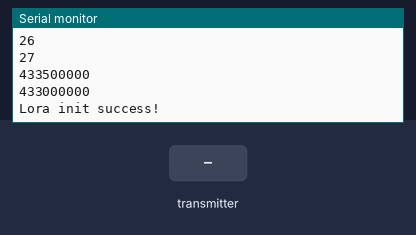
Simulated run of this program. Board: Arduino Zero (SAMD21). Shown: the last lines printed to the serial monitor. Inputs (shaded band) come from the test bench. Random numbers use the default seed unless the program sets one; no radio packets arrive unless stated.

Above: at 1.2 s.
1.3 s: the transmitter starts sending iovar = 0
At 3.1 s:
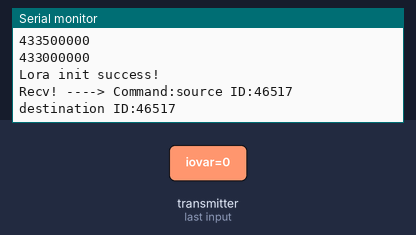
4.3 s: the transmitter starts sending iovar = 64
At 8.1 s:
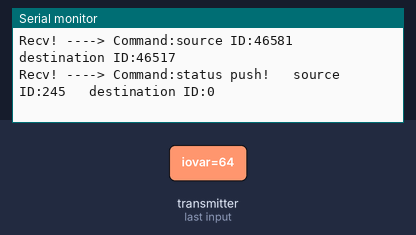
Timing chart, 0 to 9.6 s (numbered marks = the images above; inputs shaded):
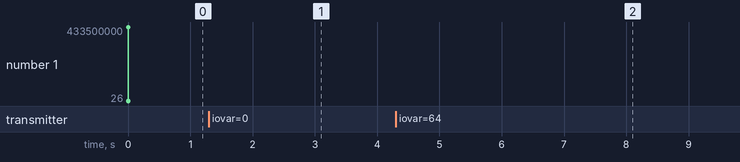

Measured:
- after the input at 1.3 s, the serial monitor: prints a new line after 1.0 s (image 1)
- after the input at 4.3 s, the serial monitor: prints a new line after 2.0 s (image 2)

The program:

main.cpp
```cpp
//#define SAMD 1
//#define MEGA 1


#include <LoRa.h>
#include "NODE.h"


#ifdef SAMD
  //samd cs,rst,irq
  NODE mynode(28, 26, 27, gaterxFreq, gatetxFreq);
#elif MEGA
  //mega cs,rst,irq
  NODE mynode(43, 42, 2, gaterxFreq, gatetxFreq);
#endif


void callbackfunc(int packetsize)
{
  mynode.callBack(packetsize);
}

void readIO(IO_Variable *IO)
{
  // Implement IO read mechansim
  //example
  //IO->b |= (1<<<digitalRead(some_pin))  /////////////  implement this
  if (Serial.available()>0)
  {
    char x = Serial.read();
    if (x == '#')
    {
      IO->iovar = Serial.parseInt();
    }
  }
}

/*void myints(){
  Serial.println("Interrupt!");
}*/

void setup()
{
  Serial.begin(9600);
  while (!Serial)
    ;
  debug_print("LoRa NODE");
  mynode.Init();
  mynode.setID(9);
  LoRa.onReceive(callbackfunc);
  LoRa.dumpRegisters(Serial);

 //attachInterrupt(27,myints,FALLING);
}

void loop()
{
  mynode.checkStatus();
}
```

NODE.h
```cpp
#include <LoRa.h>

#define DEBUG_PRINT
#define gatetxFreq 433E6
#define gaterxFreq 433.5E6
#define PRIVATEKEY 0xB5
#define OFFSET_ID 0x12;

#ifdef SAMD
  #define Serial SerialUSB
#elif MEGA
  #define Serial Serial
#endif


#ifdef DEBUG_PRINT
  #define debug_print(str) Serial.print(str)
  #define debug_println(str) Serial.println(str)
#else
  #define debug_print(str)
  #define debug_println(str)
#endif


enum States
{
  POWER_ON,
  IDLE,
  WAITFORACK,
  SOMETHING_HAPPENED
};

enum Commands
{
  AREYOUREADY = 69,
  STATUS_PUSH,
  ACK,
  REGISTER_ME,
  REGISTER_ACK
};

typedef struct
{
  byte iovar;
} IO_Variable;


typedef struct
{
  uint16_t sourceID;
  uint16_t destinationtID;
  uint8_t command;
  IO_Variable data;
} Packet;

class NODE
{
private:
  int csPin;    // LoRa radio chip select
  int resetPin; // LoRa radio reset
  int irqPin;   // change for your board; must be a hardware interrupt pin
  Packet datapacket; // Container to hold tx and rx payload
  volatile uint8_t STATE = POWER_ON;
  IO_Variable lastIOstate;
  IO_Variable currentIOstate;
  Packet *packet_ptr;
  uint8_t *data;
  uint16_t MY_ID = 0xFFF4; // Source ID
  long txFrequency, rxFrequency;
  void pushPacket();
  bool randomElapsedWithin(unsigned long from_ms, unsigned long to_ms);
public:
  bool stateChanged = false;
  NODE(int csPin, int resetpin, int irqpin, long txfreq, long rxfreq);
  void setID(uint16_t ID);
  void Init();
  void callBack(int packetSize);
  void checkStatus();
  ~NODE();
};

void readIO(IO_Variable *IO);
void callbackfunc(int packetsize);
```

NODE.cpp
```cpp
#include "LoRa.h"
#include "NODE.h"

NODE::NODE(int cs, int rst, int irq, long tx, long rx)
{
    this->csPin = cs;
    this->irqPin = irq;
    this->resetPin = rst;
    this->txFrequency = tx;
    this->rxFrequency = rx;
}

void NODE::Init()
{
    packet_ptr = &datapacket;
    data = (uint8_t *)packet_ptr;
    MY_ID = 0xffff;
    datapacket.sourceID = MY_ID;
    datapacket.command = STATUS_PUSH;
    LoRa.setPins(csPin, resetPin, irqPin);
    debug_println(csPin);
    debug_println(resetPin);
    debug_println(irqPin);
    debug_println(txFrequency);
    debug_println(rxFrequency);

    while (!LoRa.begin(rxFrequency))
    {
        debug_println("LoRa init failed. Check your connections.");
        delay(1000); // if failed, keep trying every second
    }
    debug_println("Lora init success!");
    LoRa.receive();
    readIO(&lastIOstate);
    readIO(&currentIOstate);
}

void NODE::setID(uint16_t ID)
{
    MY_ID = ID + OFFSET_ID;
    datapacket.sourceID = MY_ID;
    datapacket.destinationtID = 0;
}

void NODE::pushPacket()
{
    //setPacketData(&lastIOstate, ptr);
    LoRa.setFrequency(txFrequency);
    LoRa.beginPacket();
    //uint8_t *pt = (uint8_t *)packet_ptr;
    for (unsigned long long i = 0; i < sizeof(Packet); i++)
    {
        LoRa.write(data[i] ^ PRIVATEKEY);
    }
    //LoRa.write(pt, sizeof(Packet));
    LoRa.endPacket();
    LoRa.setFrequency(rxFrequency);
    LoRa.receive();
}

void NODE::callBack(int packetSize)
{

    if (packetSize == 0)
        return; // if there's no packet, return

    LoRa.readBytes(data, sizeof(Packet));
    for (unsigned long long i = 0; i < sizeof(Packet); i++)
    {
        data[i] ^= PRIVATEKEY;
    }
    debug_print("Recv! ----> Command:");
    if (datapacket.command == AREYOUREADY)
    {
        debug_print("areyouready?   ");
    }
    if (datapacket.command == ACK)
    {
        debug_print("ack from gateway!   ");
    }
    if (datapacket.command == STATUS_PUSH)
    {
        debug_print("status push!   ");
    }
    debug_print("source ID:");
    debug_print(datapacket.sourceID);
    debug_print("   destination ID:");
    debug_println(datapacket.destinationtID);

    if (STATE == POWER_ON)
    { // ON POWER ON CHECK FOR REGISTER PACKET FROM GATEWAY THEN PUSH A FIRST PACKET
        if (datapacket.command == AREYOUREADY && datapacket.destinationtID == MY_ID)
        {
            debug_println("Register request from gateway!");
            STATE = SOMETHING_HAPPENED;
        }
    }
    else if (STATE == SOMETHING_HAPPENED)
    { // WAIT FOR ACK FROM GATEWAY DURING IO PUSH AND GO BACK TO IDLE
        if (datapacket.command == ACK && datapacket.destinationtID == MY_ID)
        {
            debug_println("GATEWAY acknowledged data");
            STATE = IDLE;
        }
    }
    else if (STATE == IDLE)
    { // WAIT FOR ACK FROM GATEWAY DURING IO PUSH AND GO BACK TO IDLE
        if (datapacket.command == AREYOUREADY && datapacket.destinationtID == MY_ID)
        {
            debug_println("Register request from gateway!");
            STATE = SOMETHING_HAPPENED;
        }
    }
}

void NODE::checkStatus()
{
    // check for IO pin changes
    if (STATE == POWER_ON)
    {
    }
    else if (STATE == IDLE)
    { // AFTER REGISTRATION GO TO IDLE MODE... POLL FOR IO CHANGES

        readIO(&currentIOstate); // read IO pins into  current ioSTATE
        //debug_print("Current state:");
        //debug_print(currentIOstate.iovar);
        //debug_print("   last state:");
        //debug_print(lastIOstate.iovar);
        if (currentIOstate.iovar != lastIOstate.iovar)
        {
            STATE = SOMETHING_HAPPENED;
            debug_println("State changed! Attempting to push data..");
            lastIOstate.iovar = currentIOstate.iovar;
        }
    }
    else if (STATE == SOMETHING_HAPPENED)
    { // IO CHANGED!  TRY TO PUSH IO DATA TO GATEWAY AT RANDOM INTERVALS
        if (randomElapsedWithin(1000, 5000))
        {
            datapacket.command = STATUS_PUSH;
            datapacket.sourceID = MY_ID;
            datapacket.data = currentIOstate;
            pushPacket();
            debug_println("Pushing data...");
        }
    }
}

bool NODE::randomElapsedWithin(unsigned long from_ms, unsigned long to_ms)
{
    static unsigned long last = millis();
    static unsigned long target = rand() % ((to_ms - from_ms) + 1) + from_ms;
    bool elapsed = false;
    if ((millis() - last) > target)
    {
        elapsed = true;
        target = rand() % ((to_ms - from_ms) + 1) + from_ms;
        last = millis();
    }
    return elapsed;
}

NODE::~NODE()
{
}
```
